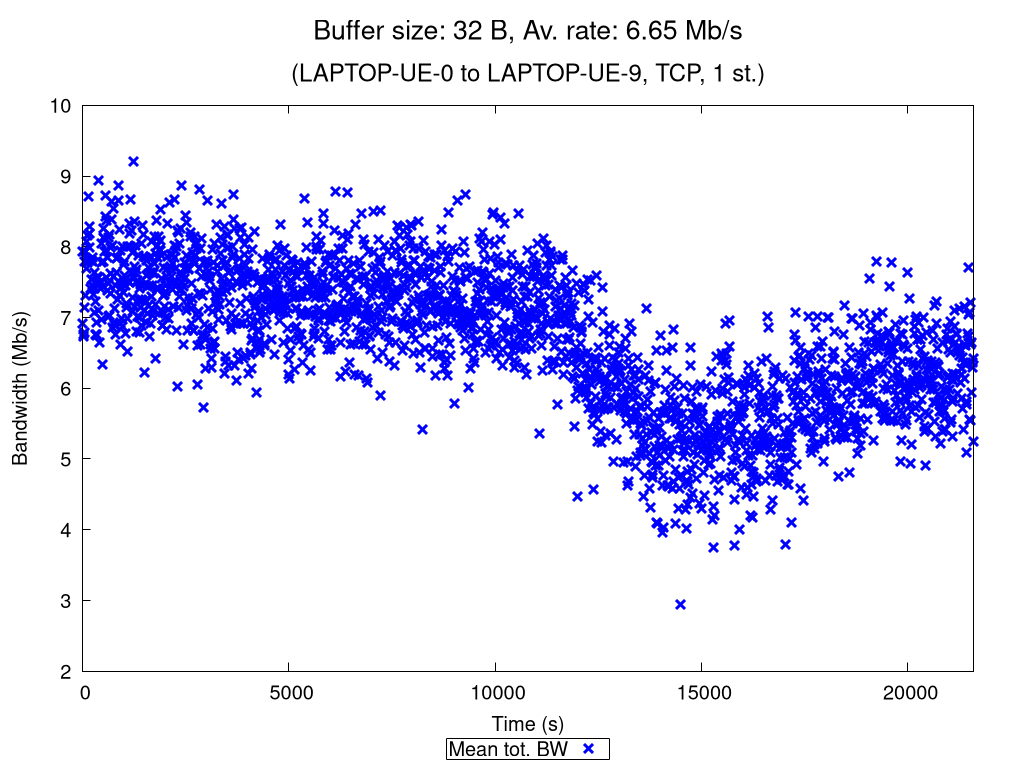

This chart was generated by the following gnuplot code:
set terminal pngcairo nocrop enhanced size 1024,768 font "Verdana,15"
set output "TCP_1_st_2020_11_25_16-04-39_one2two_00032B.png"

set title "{/=20 Buffer size: 32 B, Av. rate: 6.65 Mb/s}\n\n{/=18 (LAPTOP-UE-0 to LAPTOP-UE-9, TCP, 1 st.)}"

set xlabel "Time (s)"
set ylabel "Bandwidth (Mb/s)"
set ytics nomirror
set key bmargin center horizontal box samplen 1 width -1
set bmargin 4.6
set rmargin 4.5

rf = 1000000.0  # rate factor
set style fill transparent solid 0.2 noborder
set autoscale xfix
plot "TCP_1_st_2020_11_25_16-04-39_one2two_00032B_iperf_processed.dat" using 1:($2/rf-$3/rf):($2/rf+$3/rf) with filledcurves lc rgb "blue" notitle, \
     "" using 1:($2/rf) with points pt 2 ps 1.5 lw 3 lc rgb "blue" title "Mean tot. BW", \
